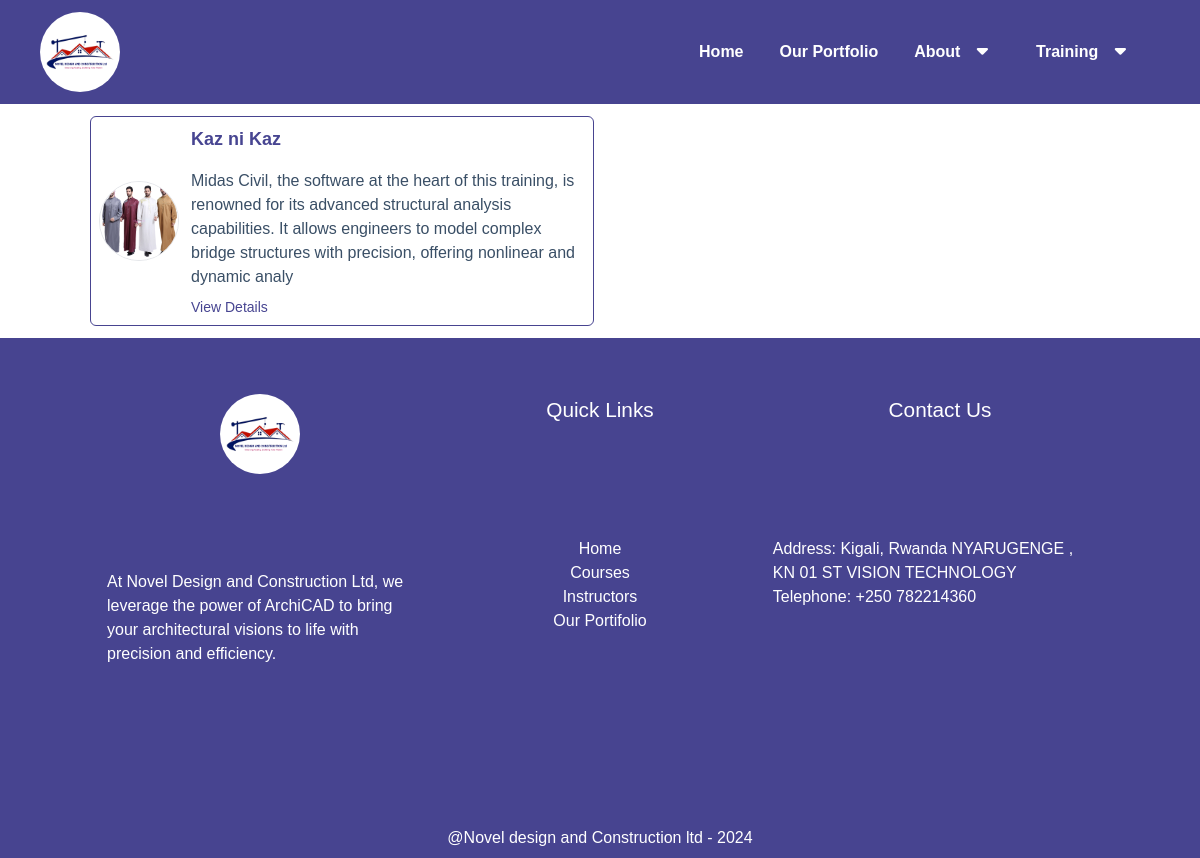
The app's page /portfolio with its own data.
### Home/models.py (models this page shows, shortened)
class Portfolio(models.Model):
    id=models.UUIDField(primary_key=True, editable=False,default=uuid.uuid4())
    portfolio_image=models.ImageField(upload_to='portfolio_thumbnails')
    portfolio_title=models.CharField(max_length=255)
    portfolio_description=CKEditor5Field(null=True,blank=True)
    created_at=models.DateTimeField(auto_now_add=True)

### Home/views.py (the view)
# urls.py: path('portfolio',PortfolioView.as_view(),name='portfolio'),
class PortfolioView(View):
    def get(self, request,id=None):
        portfolios=Portfolio.objects.all()
        if id is not None:
            try:
                portfolio=Portfolio.objects.get(id=id)
                return render(request,'single_portfolio.html',{"portfolio":portfolio})
            except Portfolio.DoesNotExist:
                return render(request,'portfolio.html',{"portfolios":portfolios})
        return render(request,'portfolio.html',{"portfolios":portfolios})

### Home/templates/portfolio.html
{% extends 'base.html' %} {% load static %} {% block content %}
<div class="w-[85%] mx-auto flex flex-col">
  <div class="grid md:grid-cols-2 gap-3 my-3">
    {% for portifolio in portfolios %}
    <div
      class="p-2 rounded-md border flex flex-row gap-x-3 items-center border-webcolor"
    >
      <div
        class="min-h-20 min-w-20 max-w-20 max-h-20 w-20 h-20 flex flex-col rounded-full overflow-hidden border"
      >
        <img
          src="{{portifolio.portfolio_image.url}}"
          class="w-20 h-20 object-cover"
          style="object-position: top;"
          alt=""
        />
      </div>
      <div class="flex flex-col gap-y-2">
        <h1 class="text-webcolor font-bold text-lg">
          {{ portifolio.portfolio_title }}
        </h1>
        <p class="text-sm text-webcolor">
          {{ portifolio.portfolio_description |safe |slice:":300" }}
        </p>
        <a
          href="{% url 'portifolio_details' portifolio.id %}"
          class="text-sm text-webcolor hover:text-blue-500"
        >
          View Details
        </a>
      </div>
    </div>
    {% endfor %}
  </div>
</div>
{% endblock content %}

### records on screen
Portfolio: portfolio_image (picture), portfolio_title "Kaz ni Kaz", portfolio_description "Midas Civil, the software at the heart of this training, is renowned for its advanced structural analysis capabilities. It allows engineers to model complex bridge structures with precision, offering nonlinear and dynamic analy"
